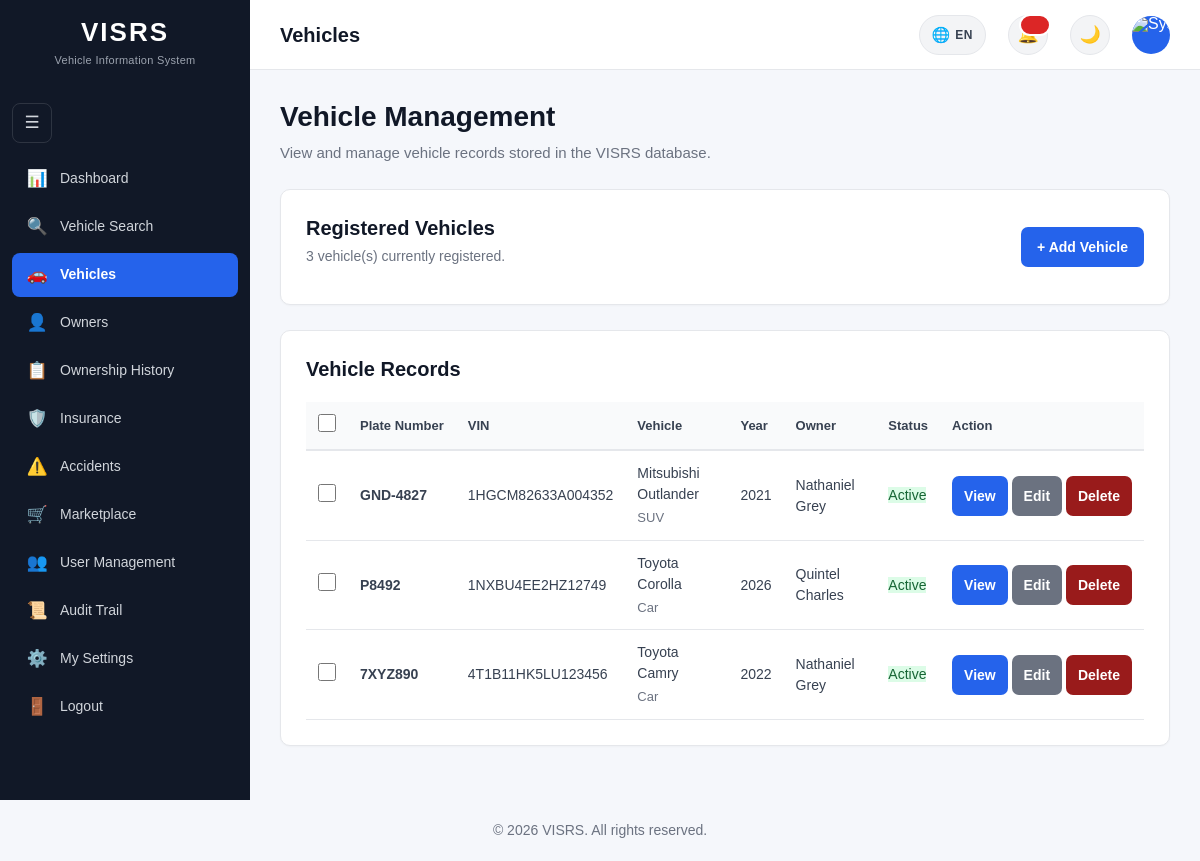
The page /vehicles/index.php (signed in) on the database as committed earlier.
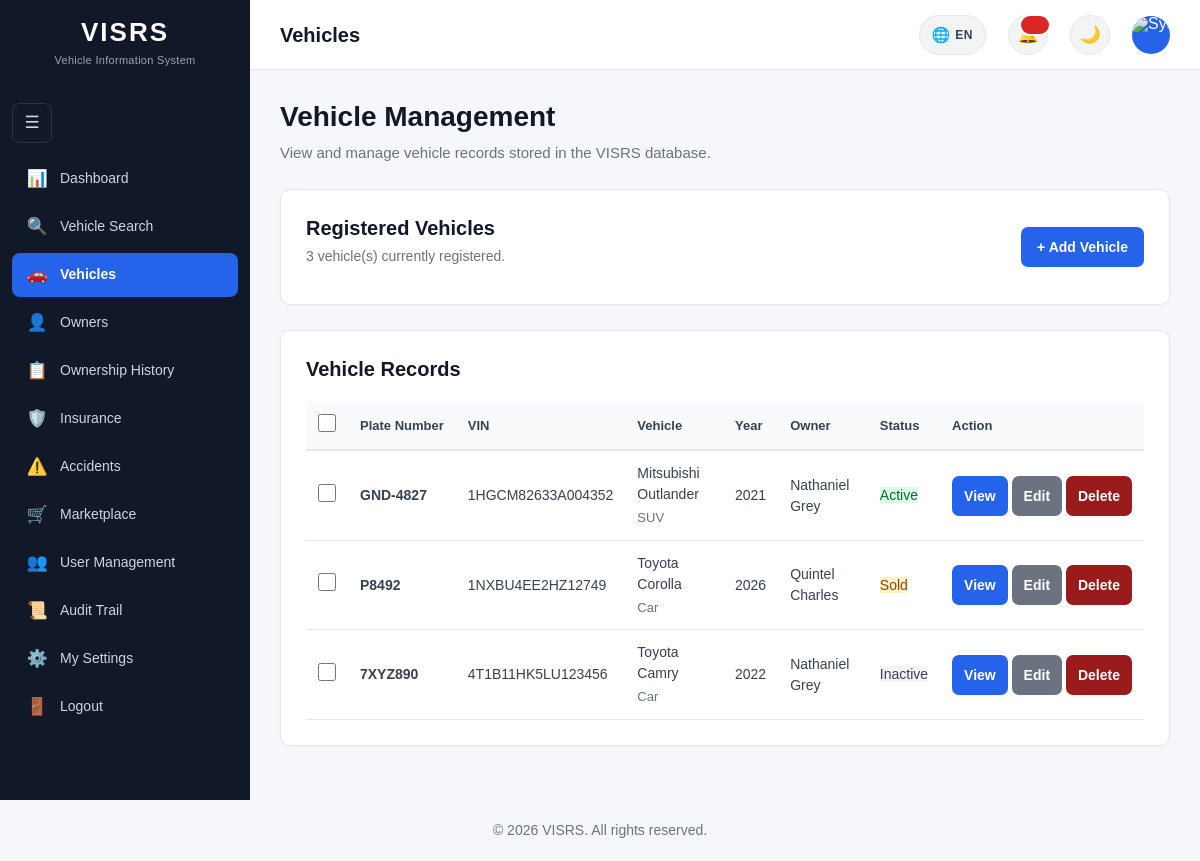
The same page on the database as committed later.
### tables this page shows
CREATE TABLE `vehicles` (
  `VehicleID` int(11) NOT NULL,
  `PlateNumber` varchar(20) NOT NULL,
  `VIN` varchar(50) NOT NULL,
  `OwnerID` int(11) NOT NULL,
  `SellerID` int(11) DEFAULT NULL,
  `Make` varchar(100) NOT NULL,
  `Model` varchar(100) NOT NULL,
  `VehicleYear` year(4) NOT NULL,
  `Mileage` int(10) UNSIGNED DEFAULT NULL,
  `LastServiceDate` date DEFAULT NULL,
  `OilChangeIntervalKm` int(10) UNSIGNED DEFAULT NULL,
  `LastOilChangeDate` date DEFAULT NULL,
  `LastOilChangeMileage` int(10) UNSIGNED DEFAULT NULL,
  `Color` varchar(50) DEFAULT NULL,
  `VehicleType` varchar(50) DEFAULT NULL,
  `EngineNumber` varchar(100) DEFAULT NULL,
  `RegistrationDate` date DEFAULT NULL,
  `Status` enum('Active','Inactive','Stolen','Sold') NOT NULL DEFAULT 'Active',
  `CreatedAt` timestamp NOT NULL DEFAULT current_timestamp()
);

CREATE TABLE `owners` (
  `OwnerID` int(11) NOT NULL,
  `FirstName` varchar(100) NOT NULL,
  `LastName` varchar(100) NOT NULL,
  `Address` varchar(255) DEFAULT NULL,
  `Phone` varchar(30) DEFAULT NULL,
  `Email` varchar(150) DEFAULT NULL,
  `CreatedAt` timestamp NOT NULL DEFAULT current_timestamp()
);

### includes/auth.php (called while the page is built, shortened)
        <?php
function canManageVehicles()
{
    return isset($_SESSION["Role"]) &&
        in_array(
            $_SESSION["Role"],
            [
                "Admin",
                "Police",
                "Seller"
            ],
            true
        );
}
?>

### vehicles/index.php (the view, shortened to what the rows shown need)
<?php
require_once __DIR__ . "/../includes/auth.php";
require_once __DIR__ . "/../includes/database.php";
$perPage = 25;
$countStmt = $pdo->query("SELECT COUNT(*) FROM vehicles");
$totalVehicles = (int) $countStmt->fetchColumn();
$pagination = paginationMeta($totalVehicles, $perPage);
$stmt = $pdo->prepare("
    SELECT
        v.VehicleID,
        v.PlateNumber,
        v.VIN,
        v.Make,
        v.Model,
        v.VehicleYear,
        v.Color,
        v.VehicleType,
        v.Status,
        o.FirstName,
        o.LastName
    FROM vehicles v
    INNER JOIN owners o
        ON v.OwnerID = o.OwnerID
    ORDER BY v.VehicleID DESC
    LIMIT ? OFFSET ?
");
$stmt->bindValue(1, $pagination["perPage"], PDO::PARAM_INT);
$stmt->bindValue(2, $pagination["offset"],  PDO::PARAM_INT);
$stmt->execute();
$vehicles = $stmt->fetchAll();
require_once "../includes/head.php";
?>
<body>
<div class="layout">
    <?php
    include __DIR__ . "/../includes/sidebar.php";
    ?>
    <main class="main-content">
        <main class="content">
            <h1 class="page-title">
                Vehicle Management
            </h1>
            <section class="card">
                <div
                    style="
                        display:flex;
                        justify-content:space-between;
                        align-items:center;
                        gap:15px;
                        flex-wrap:wrap;
                    "
                >
                    <div>
                        <h2 style="margin-bottom:5px;">
                            Registered Vehicles
                        </h2>
                    </div>
                </div>
            </section>
            <section
                class="card"
                style="margin-top:20px;"
            >
                <h2>
                    Vehicle Records
                </h2>
                <?php if (!empty($vehicles)): ?>
                    <form
                        method="POST"
                        action="bulk_delete.php"
                        id="bulkForm"
                    >
                        <div
                            style="
                                overflow-x:auto;
                                margin-top:15px;
                            "
                        >
                            <table
                                id="vehiclesTable"
                                style="
                                    width:100%;
                                    border-collapse:collapse;
                                "
                            >
                                <thead>
                                    <tr
                                        style="
                                            border-bottom:2px solid #e5e7eb;
                                            text-align:left;
                                        "
                                    >
                                        <?php if (canManageVehicles()): ?>
                                            <th
                                                style="
                                                    padding:12px;
                                                    width:36px;
                                                "
                                            >
                                                <input
                                                    type="checkbox"
                                                    id="selectAll"
                                                    aria-label="Select all vehicles"
                                                >
                                            </th>
                                        <?php endif; ?>
                                        <th style="padding:12px;">
                                            Plate Number
                                        </th>
                                        <th style="padding:12px;">
                                            VIN
                                        </th>
                                        <th style="padding:12px;">
                                            Vehicle
                                        </th>
                                        <th style="padding:12px;">
                                            Year
                                        </th>
                                        <th style="padding:12px;">
                                            Owner
                                        </th>
                                        <th style="padding:12px;">
                                            Status
                                        </th>
                                        <th style="padding:12px;">
                                            Action
                                        </th>
                                    </tr>
                                </thead>
                                <tbody>
                                    <?php foreach (
                                        $vehicles as $vehicle
                                    ): ?>
                                        <tr
                                            style="
                                                border-bottom:1px solid #e5e7eb;
                                            "
                                        >
                                            <?php if (canManageVehicles()): ?>
                                                <td style="padding:12px;">
                                                    <input
                                                        type="checkbox"
                                                        name="selected_ids[]"
                                                        value="<?= (int) $vehicle["VehicleID"] ?>"
                                                        class="row-checkbox"
                                                        aria-label="Select this vehicle"
                                                    >
                                                </td>
                                            <?php endif; ?>
                                            <td style="padding:12px;">
                                                <strong>
                                                    <?= htmlspecialchars(
                                                        $vehicle["PlateNumber"]
                                                    ) ?>
                                                </strong>
                                            </td>
                                            <td style="padding:12px;">
                                                <?= htmlspecialchars(
                                                    $vehicle["VIN"]
                                                ) ?>
                                            </td>
                                            <td style="padding:12px;">
                                                <?= htmlspecialchars(
                                                    $vehicle["Make"]
                                                ) ?>
                                                <?= htmlspecialchars(
                                                    $vehicle["Model"]
                                                ) ?>
                                                <?php if (
                                                    !empty(
                                                        $vehicle["VehicleType"]
                                                    )
                                                ): ?>
                                                    <div
                                                        style="
                                                            color:#6b7280;
                                                            font-size:13px;
                                                            margin-top:3px;
                                                        "
                                                    >
                                                        <?= htmlspecialchars(
                                                            $vehicle["VehicleType"]
                                                        ) ?>
                                                    </div>
                                                <?php endif; ?>
                                            </td>
                                            <td style="padding:12px;">
                                                <?= htmlspecialchars(
                                                    $vehicle["VehicleYear"]
                                                ) ?>
                                            </td>
                                            <td style="padding:12px;">
                                                <?= htmlspecialchars(
                                                    $vehicle["FirstName"]
                                                ) ?>
                                                <?= htmlspecialchars(
                                                    $vehicle["LastName"]
                                                ) ?>
                                            </td>
                                            <td style="padding:12px;">
                                                <?php
                                                $statusClass = "";
                                                switch (
                                                    $vehicle["Status"]
                                                ) {
                                                    case "Active":
                                                        $statusClass =
                                                            "status-active";
                                                        break;
                                                    case "Inactive":
                                                        $statusClass =
                                                            "status-inactive";
                                                        break;
                                                    case "Sold":
                                                        $statusClass =
                                                            "status-sold";
                                                        break;
                                                }
                                                ?>
                                                <span
                                                    class="<?= htmlspecialchars(
                                                        $statusClass
                                                    ) ?>"
                                                >
                                                    <?= htmlspecialchars(
                                                        $vehicle["Status"]
                                                    ) ?>
                                                </span>
                                            </td>
                                            <td
                                                style="
                                                    padding:12px;
                                                    white-space:nowrap;
                                                "
                                            >
                                                <a
                                                    href="view.php?id=<?= (int) $vehicle["VehicleID"] ?>"
                                                    class="button"
                                                    style="
                                                        padding:8px 12px;
                                                    "
                                                >
                                                    View
                                                </a>
                                                <?php if (
                                                    canManageVehicles()
                                                ): ?>
                                                    <a
                                                        href="edit.php?id=<?= (int) $vehicle["VehicleID"] ?>"
                                                        class="button button-secondary"
                                                        style="
                                                            padding:8px 12px;
                                                        "
                                                    >
                                                        Edit
                                                    </a>
                                                    <a
                                                        href="delete.php?id=<?= (int) $vehicle["VehicleID"] ?>"
                                                        class="button"
                                                        style="
                                                            padding:8px 12px;
                                                            background:#991b1b;
                                                        "
                                                    >
                                                        Delete
                                                    </a>
                                                <?php endif; ?>
                                            </td>
                                        </tr>
                                    <?php endforeach; ?>
                                </tbody>
                            </table>
                        </div>
                    </form>
                <?php endif; ?>
            </section>
        </main>
    </main>
</div>
<?php include __DIR__ . "/../includes/footer.php"; ?>

Rows that differ between the two databases and show on the page:
changed vehicles "1NXBU4EE2HZ12749": Status "Active" → "Sold"
changed vehicles "7XYZ890": Status "Active" → "Inactive"
